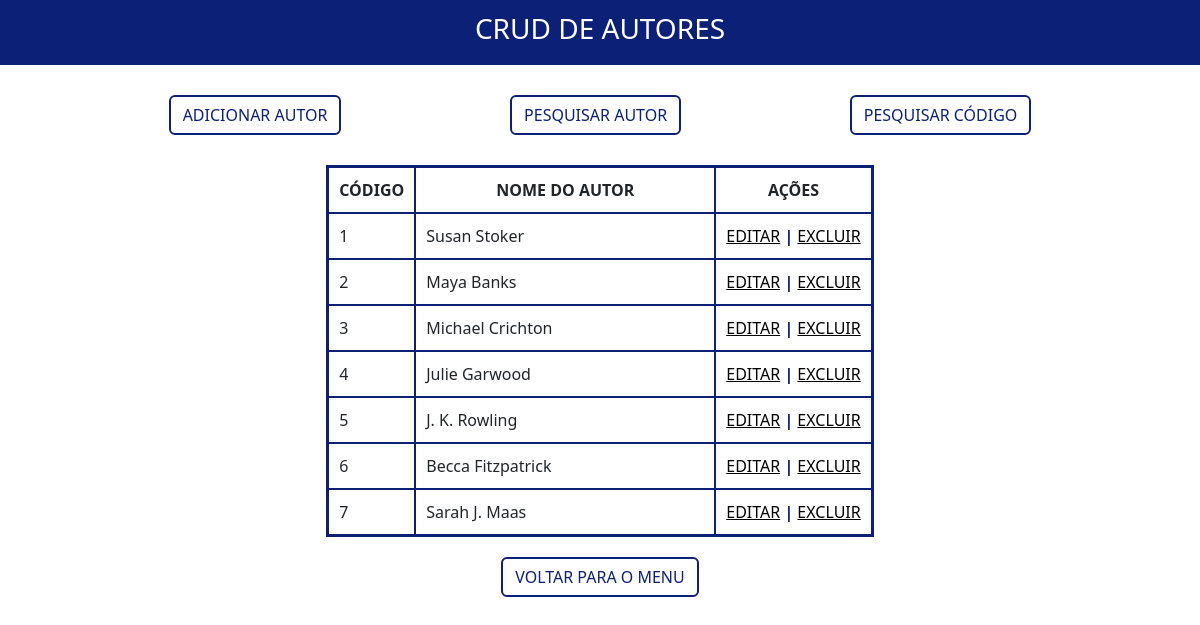
The page /autor/index.php on the database its author committed.
### tables this page shows
CREATE TABLE `tbautor` (
  `codAutor` int(11) NOT NULL,
  `nomeAutor` varchar(100) DEFAULT NULL
);

### autor/index.php (the view, shortened to what this page needs)
<!DOCTYPE html>
<html lang="pt-BR">
<head>
    <link href="https://cdn.jsdelivr.net/npm/bootstrap@5.3.3/dist/css/bootstrap.min.css" rel="stylesheet">
    <link rel="stylesheet" href="https://cdn.jsdelivr.net/npm/bootstrap-icons@1.8.1/font/bootstrap-icons.css">
    <link rel="stylesheet" href="css/style.css">
</head>
<body>
    <header>
        <h3 class="fs-3 text-uppercase text-center" style="color: white;">CRUD de AUTORES</h3>
    </header>
    <div class="d-flex justify-content-evenly">
        <a href="cadastroAutor.php" class="btn btn-outline-primary">ADICIONAR AUTOR</a>
        <a href="buscaAutor.php" class="btn btn-outline-primary">PESQUISAR AUTOR</a>
        <a href="buscarCodigo.php" class="btn btn-outline-primary">PESQUISAR CÓDIGO</a>
    </div>
    <div class="d-flex justify-content-center" style="margin-top: 30px;">
        <table>
            <tr>
                <th style='text-align: center; text-transform: uppercase;'>Código</th>
                <th style='text-align: center; text-transform: uppercase;'>NOME DO AUTOR</th>
                <th style='text-align: center; text-transform: uppercase;'>Ações</th>
            </tr>
            <?php
                include("conn.php");
                $stmt = $pdo->query("SELECT * FROM tbautor");
                while ($row = $stmt->fetch()) {
                    echo"<tr>";
                    echo "<td>{$row['codAutor']}</td>";
                    echo "<td style='width: 300px;'>{$row['nomeAutor']}</td>";
                    echo"<td>
                        <a style='color: black;' href='editar.php?id={$row['codAutor']}'>EDITAR</a> <span style='font-weight: bold; color: #0c2077;'>  |  </span>
                        <a style='color: black;' href='excluir.php?id={$row['codAutor']}'>EXCLUIR</a>
                        </td>";
                    echo"</tr>";
                }
            ?>
        </table>
    </div>
    <footer class=" d-flex justify-content-center">
        <br><a class="btnVoltar btn btn-outline-primary" href="\livros\index.php">VOLTAR PARA O MENU</a>
    </footer>
</body>
</html>

### autor/css/style.css (style rules this page uses)
* { margin: 0; padding: 0; }
header { display: flex; justify-content: center; align-items: center; background-color: #0c2077; height: 65px; margin-bottom: 30px; }
.btn { border: 2px #0c2077 solid; color: #0c2077; }
footer { display: flex; justify-content: center; align-items: center; margin-top: 20px; }
table { border: 3px #0c2077 solid; }
table td { padding: 10px; border-right: 2px #0c2077 solid; border-top: 2px #0c2077 solid; }
table th { padding: 10px; border-right: 2px #0c2077 solid; border-bottom: 2px #0c2077 solid; }
table th:last-child { border-right: none; }
table td:last-child { border-right: none; }

### rows shown on the page
tbautor: codAutor "1", nomeAutor "Susan Stoker"
tbautor: codAutor "2", nomeAutor "Maya Banks"
tbautor: codAutor "3", nomeAutor "Michael Crichton"
tbautor: codAutor "4", nomeAutor "Julie Garwood"
tbautor: codAutor "5", nomeAutor "J. K. Rowling"
tbautor: codAutor "6", nomeAutor "Becca Fitzpatrick"
tbautor: codAutor "7", nomeAutor "Sarah J. Maas"
